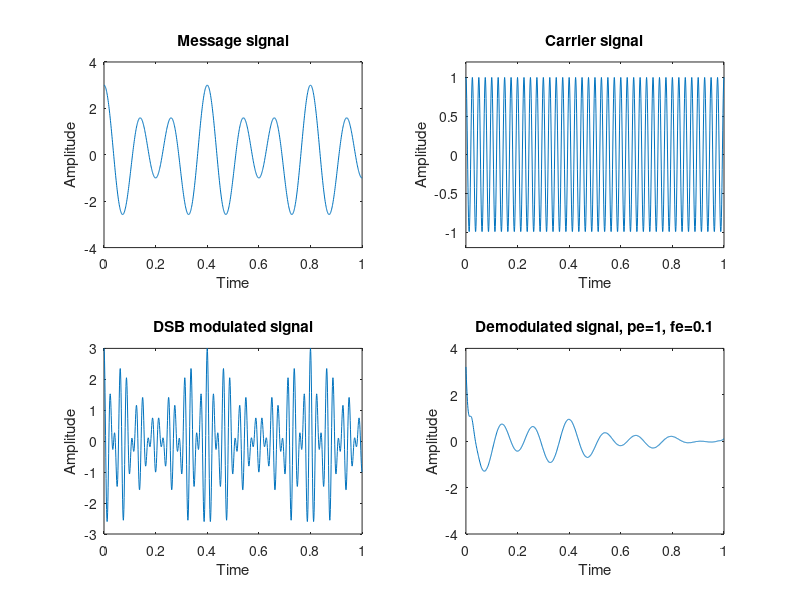

MATLAB code for this plot:
% Amplitude Modulation and Demodulation
% Double-Sideband Modulation Scheme
clc; clear all; close all;

fc = 40; % Carrier frequency in Hz
fm = 5; % Modulating frequency in Hz
Fs = 1000; % Sampling frequency in Hz
pe = 1.0; % phase error in radians
fe = 0.1; % frequency error in Hz

t=0:1/Fs:1;
m=cos(2*pi*fm*t)+2*cos(3*pi*fm*t); % Message signal
c=cos(2*pi*fc*t); % Carrier signal

% Modulation
x=m.*c; % Modulated signal

% Demodulation
y = x.*cos(2*pi*(fc+fe)*t+pe);
[num,den] = butter(5,2*fc/Fs); % IIR lowpass filter
y = filtfilt(num,den,y)*2; % Demodulated signal
% try butter(1,2*fc/Fs) and see what happens

% plots
subplot(221); plot (t,m)
ylabel('Amplitude'); xlabel('Time');
title('Message signal');
axis([0 1 -4 4]);
%
subplot(222); plot (t,c)
ylabel('Amplitude'); xlabel('Time');
title('Carrier signal');
axis([0 1 -1.2 1.2]);
%
subplot(223); plot (t,x)
ylabel('Amplitude'); xlabel('Time');
title('DSB modulated signal');
%
subplot(224); plot (t,y)
ylabel('Amplitude'); xlabel('Time');
title(['Demodulated signal, pe=',num2str(pe),', fe=',num2str(fe)]);
axis([0 1 -4 4]);
